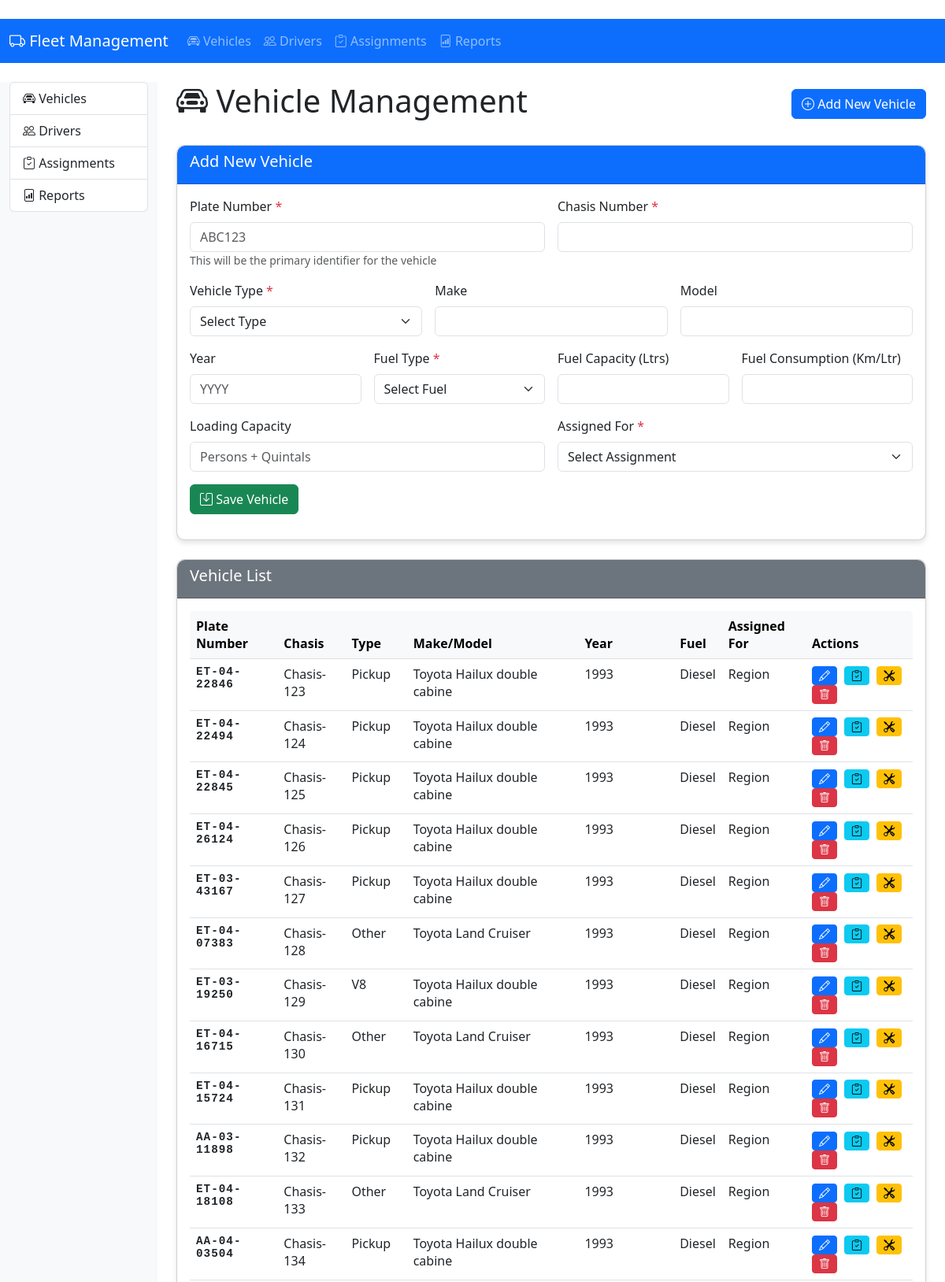
Page /vehicles (upper part) on the committed database.
### app.py (models this page shows)
class Vehicle(db.Model):
    plate_number = db.Column(db.String(20), primary_key=True)
    chasis = db.Column(db.String(50), unique=True, nullable=False)
    vehicle_type = db.Column(Enum(*VEHICLE_TYPES, name='vehicle_types'))
    make = db.Column(db.String(50))
    model = db.Column(db.String(50))
    year = db.Column(db.String(4))
    fuel_type = db.Column(Enum(*FUEL_TYPES, name='fuel_types'))
    fuel_capacity = db.Column(db.Float)
    fuel_consumption = db.Column(db.Float)
    loading_capacity = db.Column(db.String(100))
    assigned_for = db.Column(Enum(*ASSIGNMENT_TYPES, name='assignment_types'))
    compliance = db.relationship('Compliance', backref='vehicle', uselist=False)
    maintenance = db.relationship('Maintenance', backref='vehicle')
    assignments = db.relationship('Assignment', backref='vehicle')

### app.py (the view, shortened to what this page needs)
@app.route('/vehicles', methods=['GET', 'POST'])
def manage_vehicles():
    vehicles = Vehicle.query.all()
    return render_template('vehicles.html', vehicles=vehicles)

### app.py (called while the page is built)
@app.before_request
def create_tables():
    db.create_all()

### templates/vehicles.html (shortened to what this page needs)
﻿{% extends "base.html" %}
{% block content %}
<div class="container">
    <div class="d-flex justify-content-between align-items-center mb-4">
        <h1><i class="bi bi-car-front"></i> Vehicle Management</h1>
        <a href="/vehicles" class="btn btn-primary">
            <i class="bi bi-plus-circle"></i> Add New Vehicle
        </a>
    </div>
    <div class="card">
        <div class="card-header bg-primary text-white">
            <h5>Add New Vehicle</h5>
        </div>
        <div class="card-body">
            <form method="POST">
                <div class="row g-3">
                    <div class="col-md-6">
                        <label class="form-label">Plate Number <span class="text-danger">*</span></label>
                        <input type="text" class="form-control" name="plate_number" required placeholder="ABC123" maxlength="20">
                        <small class="form-text text-muted">This will be the primary identifier for the vehicle</small>
                    </div>
                    <div class="col-md-6">
                        <label class="form-label">Chasis Number <span class="text-danger">*</span></label>
                        <input type="text" class="form-control" name="chasis" required>
                    </div>
                    <div class="col-md-4">
                        <label class="form-label">Vehicle Type <span class="text-danger">*</span></label>
                        <select class="form-select" name="vehicle_type" required>
                            <option value="" disabled selected>Select Type</option>
                        </select>
                    </div>
                    <div class="col-md-4">
                        <label class="form-label">Make</label>
                        <input type="text" class="form-control" name="make">
                    </div>
                    <div class="col-md-4">
                        <label class="form-label">Model</label>
                        <input type="text" class="form-control" name="model">
                    </div>
                    <div class="col-md-3">
                        <label class="form-label">Year</label>
                        <input type="text" class="form-control" name="year" placeholder="YYYY" maxlength="4">
                    </div>
                    <div class="col-md-3">
                        <label class="form-label">Fuel Type <span class="text-danger">*</span></label>
                        <select class="form-select" name="fuel_type" required>
                            <option value="" disabled selected>Select Fuel</option>
                        </select>
                    </div>
                    <div class="col-md-3">
                        <label class="form-label">Fuel Capacity (Ltrs)</label>
                        <input type="number" step="0.1" class="form-control" name="fuel_capacity">
                    </div>
                    <div class="col-md-3">
                        <label class="form-label">Fuel Consumption (Km/Ltr)</label>
                        <input type="number" step="0.1" class="form-control" name="fuel_consumption">
                    </div>
                    <div class="col-md-6">
                        <label class="form-label">Loading Capacity</label>
                        <input type="text" class="form-control" name="loading_capacity" placeholder="Persons + Quintals">
                    </div>
                    <div class="col-md-6">
                        <label class="form-label">Assigned For <span class="text-danger">*</span></label>
                        <select class="form-select" name="assigned_for" required>
                            <option value="" disabled selected>Select Assignment</option>
                        </select>
                    </div>
                    <div class="col-12">
                        <button type="submit" class="btn btn-success">
                            <i class="bi bi-save"></i> Save Vehicle
                        </button>
                    </div>
                </div>
            </form>
        </div>
    </div>
    <div class="card mt-4">
        <div class="card-header bg-secondary text-white">
            <h5>Vehicle List</h5>
        </div>
        <div class="card-body">
            <div class="table-responsive">
                <table class="table table-hover">
                    <thead class="table-light">
                        <tr>
                            <th>Plate Number</th>
                            <th>Chasis</th>
                            <th>Type</th>
                            <th>Make/Model</th>
                            <th>Year</th>
                            <th>Fuel</th>
                            <th>Assigned For</th>
                            <th>Actions</th>
                        </tr>
                    </thead>
                    <tbody>
                        {% for vehicle in vehicles %}
                        <tr>
                            <td><strong class="plate-badge">{{ vehicle.plate_number }}</strong></td>
                            <td>{{ vehicle.chasis }}</td>
                            <td>{{ vehicle.vehicle_type }}</td>
                            <td>{{ vehicle.make }} {{ vehicle.model }}</td>
                            <td>{{ vehicle.year }}</td>
                            <td>{{ vehicle.fuel_type }}</td>
                            <td>{{ vehicle.assigned_for }}</td>
                            <td class="action-btns">
                                <a href="/vehicles/{{ vehicle.plate_number }}" class="btn btn-sm btn-primary" title="Edit">
                                    <i class="bi bi-pencil"></i>
                                </a>
                                <a href="/compliance/{{ vehicle.plate_number }}" class="btn btn-sm btn-info" title="Compliance">
                                    <i class="bi bi-clipboard-check"></i>
                                </a>
                                <a href="/maintenance/{{ vehicle.plate_number }}" class="btn btn-sm btn-warning" title="Maintenance">
                                    <i class="bi bi-tools"></i>
                                </a>
                                <a href="/vehicles/delete/{{ vehicle.plate_number }}" class="btn btn-sm btn-danger"
                                   onclick="return confirm('Are you sure?')" title="Delete">
                                    <i class="bi bi-trash"></i>
                                </a>
                            </td>
                        </tr>
                        {% else %}
                        <tr>
                            <td colspan="8" class="text-center">No vehicles found</td>
                        </tr>
                        {% endfor %}
                    </tbody>
                </table>
            </div>
        </div>
    </div>
</div>
{% endblock %}

### templates/base.html (style rules this page uses)
.card { margin-bottom: 20px; border-radius: 10px; box-shadow: 0 4px 6px rgba(0,0,0,0.1); }
.card-header { border-radius: 10px 10px 0 0 !important; }
.table-responsive { border-radius: 5px; overflow: hidden; }
.action-btns .btn { margin-right: 5px; }
.plate-badge { font-family: monospace; font-size: 1.1em; letter-spacing: 1px; }

### rows in the picture
Vehicle: plate_number "ET-04-22846", chasis "Chasis-123", vehicle_type "Pickup", make "Toyota", model "Hailux double cabine", year "1993", fuel_type "Diesel", assigned_for "Region"
Vehicle: plate_number "ET-04-22494", chasis "Chasis-124", vehicle_type "Pickup", make "Toyota", model "Hailux double cabine", year "1993", fuel_type "Diesel", assigned_for "Region"
Vehicle: plate_number "ET-04-22845", chasis "Chasis-125", vehicle_type "Pickup", make "Toyota", model "Hailux double cabine", year "1993", fuel_type "Diesel", assigned_for "Region"
Vehicle: plate_number "ET-04-26124", chasis "Chasis-126", vehicle_type "Pickup", make "Toyota", model "Hailux double cabine", year "1993", fuel_type "Diesel", assigned_for "Region"
Vehicle: plate_number "ET-03-43167", chasis "Chasis-127", vehicle_type "Pickup", make "Toyota", model "Hailux double cabine", year "1993", fuel_type "Diesel", assigned_for "Region"
Vehicle: plate_number "ET-04-07383", chasis "Chasis-128", vehicle_type "Other", make "Toyota", model "Land Cruiser", year "1993", fuel_type "Diesel", assigned_for "Region"
Vehicle: plate_number "ET-03-19250", chasis "Chasis-129", vehicle_type "V8", make "Toyota", model "Hailux double cabine", year "1993", fuel_type "Diesel", assigned_for "Region"
Vehicle: plate_number "ET-04-16715", chasis "Chasis-130", vehicle_type "Other", make "Toyota", model "Land Cruiser", year "1993", fuel_type "Diesel", assigned_for "Region"
Vehicle: plate_number "ET-04-15724", chasis "Chasis-131", vehicle_type "Pickup", make "Toyota", model "Hailux double cabine", year "1993", fuel_type "Diesel", assigned_for "Region"
Vehicle: plate_number "AA-03-11898", chasis "Chasis-132", vehicle_type "Pickup", make "Toyota", model "Hailux double cabine", year "1993", fuel_type "Diesel", assigned_for "Region"
Vehicle: plate_number "ET-04-18108", chasis "Chasis-133", vehicle_type "Other", make "Toyota", model "Land Cruiser", year "1993", fuel_type "Diesel", assigned_for "Region"
Vehicle: plate_number "AA-04-03504", chasis "Chasis-134", vehicle_type "Pickup", make "Toyota", model "Hailux double cabine", year "1993", fuel_type "Diesel", assigned_for "Region"
